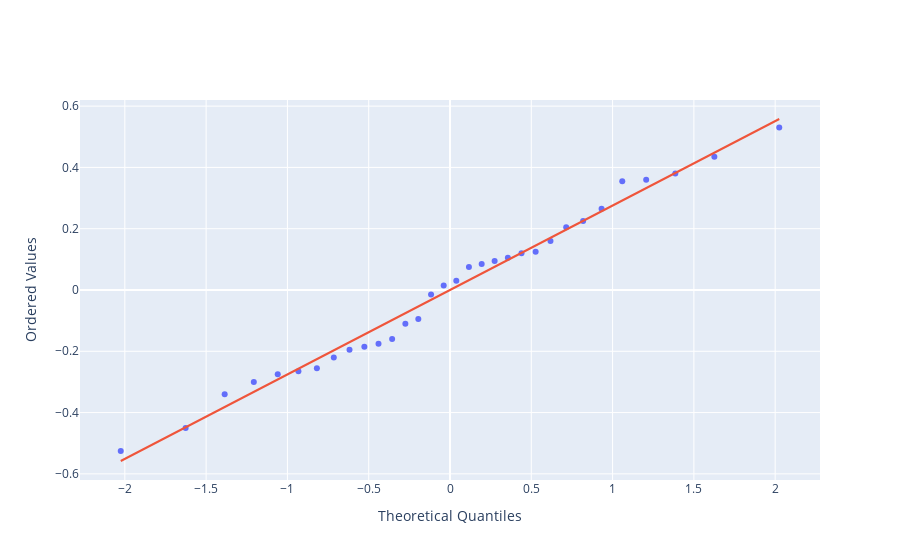

Notebook code for this chart:
### Code cell
qq = stats.probplot(model.resid, rvalue=True)
x = np.array([qq[0][0][0], qq[0][0][-1]])

fig = go.Figure()
fig.add_scatter(x=qq[0][0], y=qq[0][1], mode="markers")
fig.add_scatter(x=x, y=qq[1][1] + qq[1][0] * x, mode="lines")
fig.update_layout(
    xaxis_title="Theoretical Quantiles",
    yaxis_title="Ordered Values",
    showlegend=False,
)
fig.show()
fig.write_image(f"./figures/qq_accuracy.svg")

### Figure 1 — Plotly figure (JSON) as saved in the notebook; plotly's stock layout.template omitted (floating-point values rounded to 4 significant figures)
{"data": [{"mode": "markers", "type": "scatter", "x": [-2.025, -1.626, -1.386, -1.207, -1.06, -0.9324, -0.8187, -0.7148, -0.6181, -0.5268, -0.4397, -0.3559, -0.2745, -0.1948, -0.1164, -0.03873, 0.03873, 0.1164, 0.1948, 0.2745, 0.3559, 0.4397, 0.5268, 0.6181, 0.7148, 0.8187, 0.9324, 1.06, 1.207, 1.386, 1.626, 2.025], "y": [-0.525, -0.45, -0.34, -0.3, -0.275, -0.265, -0.255, -0.22, -0.195, -0.185, -0.175, -0.16, -0.11, -0.095, -0.015, 0.015, 0.03, 0.075, 0.085, 0.095, 0.105, 0.12, 0.125, 0.16, 0.205, 0.225, 0.265, 0.355, 0.36, 0.38, 0.435, 0.53]}, {"mode": "lines", "type": "scatter", "x": [-2.025, 2.025], "y": [-0.558, 0.558]}], "layout": {"showlegend": false, "xaxis": {"title": {"text": "Theoretical Quantiles"}}, "yaxis": {"title": {"text": "Ordered Values"}}}}
